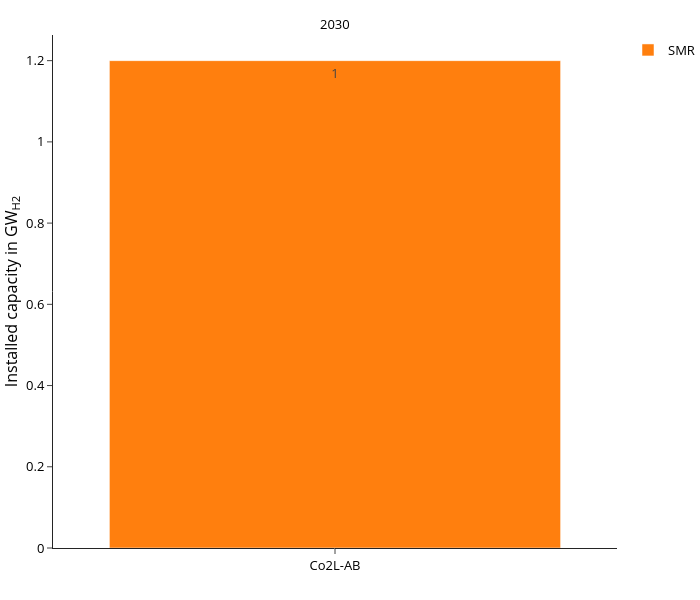

Notebook code for this chart:
### Code cell
fig = px.bar(
    df, 
    **fig_kwargs,
    color_discrete_map={"H2 Electrolysis":"#179c7d"},
    category_orders={
        #"variable":list(colors["gas"].keys())
        "scen": scen_order
        },
    labels={"value":"Installed capacity in GW<sub>H2</sub>","year":"","variable":"","scen":""},
)
update_layout(fig)

print("Totals per scenario and year:", supply_sum_df)
fig.show()
#save_plotly_fig(df, fig, fig, sdir, f"{idx_group_name}_installed_capacity_AC_GW")

### Figure 1 — Plotly figure (JSON) as saved in the notebook; plotly's stock layout.template omitted (floating-point values rounded to 4 significant figures)
{"data": [{"hovertemplate": "=%{x}<br>Installed capacity in GW<sub>H2</sub>=%{text}<extra></extra>", "legendgroup": "SMR", "marker": {"color": "#FF7F0E", "pattern": {"shape": ""}}, "name": "SMR", "orientation": "v", "showlegend": true, "text": [1.2], "textangle": 0, "textposition": "inside", "texttemplate": "%{y:.0f}", "type": "bar", "x": ["Co2L-AB"], "xaxis": "x", "y": [1.2], "yaxis": "y"}], "layout": {"annotations": [{"font": {}, "showarrow": false, "text": "2030", "x": 0.5, "xanchor": "center", "xref": "paper", "y": 1, "yanchor": "bottom", "yref": "paper"}], "barmode": "relative", "height": 600, "legend": {"title": {"text": ""}, "tracegroupgap": 0}, "width": 700, "xaxis": {"anchor": "y", "categoryarray": ["3.33MtH2export", "13.33MtH2export", "23.33MtH2export"], "categoryorder": "array", "domain": [0, 1], "title": {"text": ""}}, "yaxis": {"anchor": "x", "domain": [0, 1], "title": {"text": "Installed capacity in GW<sub>H2</sub>"}}}}
